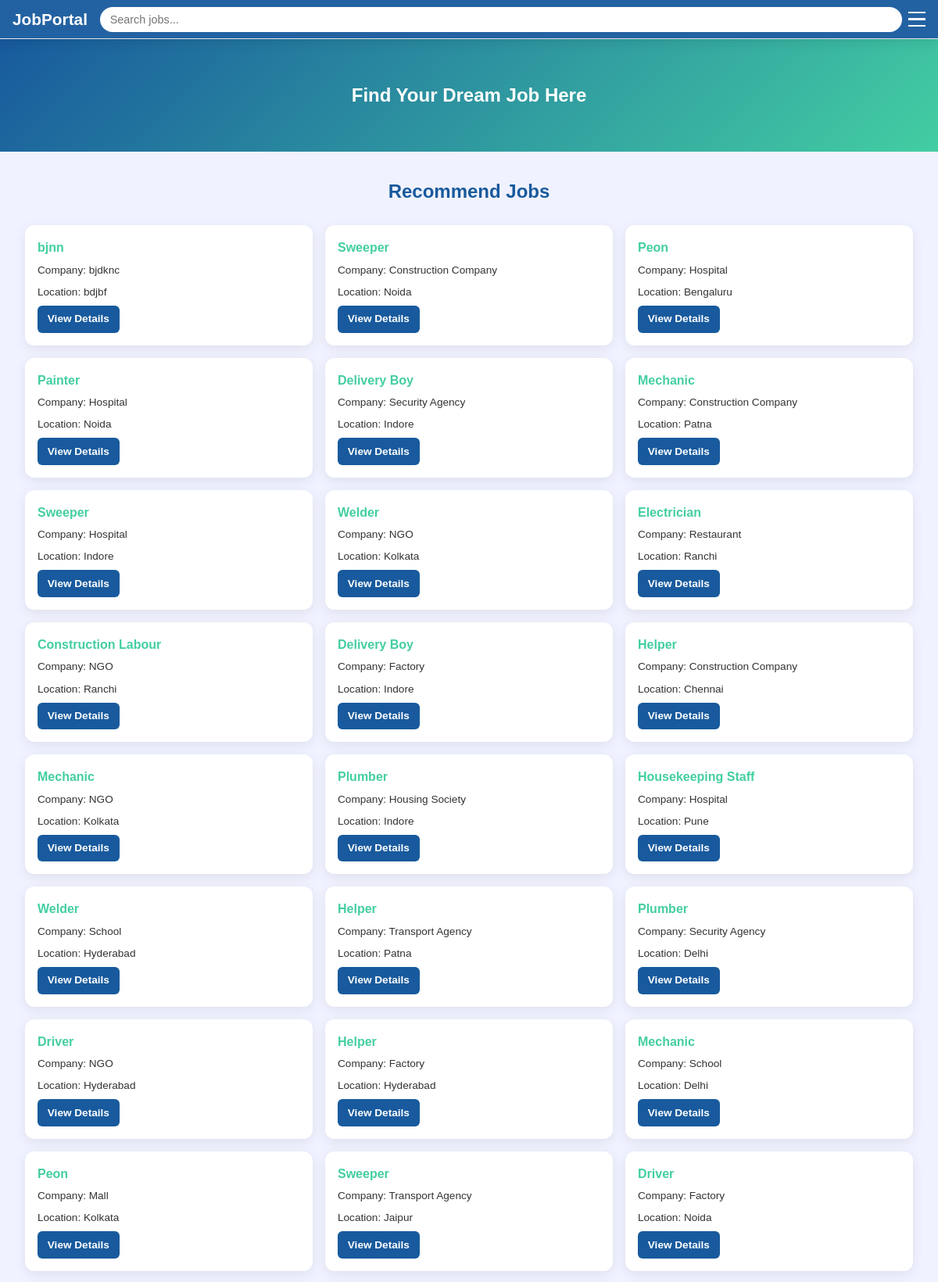
The page / (upper part) on the database its author committed.
### tables this page shows
CREATE TABLE jobs(
        id INTEGER PRIMARY KEY AUTOINCREMENT,
        user_id INTEGER NOT NULL,
        title TEXT NOT NULL,
        department TEXT,
        company TEXT NOT NULL,
        location TEXT NOT NULL,
        work_mode TEXT NOT NULL,
        job_type TEXT NOT NULL,
        experience TEXT NOT NULL,
        salary_min INTEGER,
        salary_max INTEGER,
        currency TEXT DEFAULT 'INR',
        description TEXT NOT NULL,
        responsibilities TEXT,
        requirements TEXT,
        skills TEXT,
        apply_url TEXT,
        apply_email TEXT,
        deadline DATE,
        logo TEXT,
        visa_supported BOOLEAN DEFAULT 0,
        urgent BOOLEAN DEFAULT 0,
        disability_friendly BOOLEAN DEFAULT 0,
        created_at TIMESTAMP DEFAULT CURRENT_TIMESTAMP, posted_at TEXT NOT NULL DEFAULT ' ',
        FOREIGN KEY(user_id) REFERENCES user(id) ON DELETE CASCADE
    );

### app.py (the view)
@app.route('/')
def home():
    result=[]
    conn=get_connection()
    conn.row_factory=sqlite3.Row
    cur=conn.cursor()
    cur.execute("SELECT * FROM jobs")
    title="Recommend Jobs "
    result=cur.fetchall()
    conn.close()
    return render_template('home.html', result=result, title=title)

### database.py (called while the page is built)
def get_connection():
    conn=sqlite3.connect(db_name)
    return conn

### templates/home.html (shortened to what this page needs)
<!DOCTYPE html>
<html lang="en">
<head>
<link rel="stylesheet" href="https://cdnjs.cloudflare.com/ajax/libs/font-awesome/6.5.1/css/all.min.css">
</head>
<body>
<div class="navbar">
  <div class="nav-left">
    <h1>JobPortal</h1>
    <input type="text" placeholder="Search jobs..." readonly onclick="openSearch()">
  </div>
  <div class="hamburger" onclick="toggleMenu()">
    <div></div><div></div><div></div>
  </div>
</div>
<section class="hero">
      <h1>Find Your Dream Job Here </h1>
</section>
{% if result %}
<section class="jobs">
  <h3>{{ title }}</h3>
  <div class="job-list">
    {% for job in result %}
    <div class="job-card">
      <h4>{{ job['title'] }}</h4>
      <p>Company: {{ job['company'] }}</p>
      <p>Location: {{ job['location'] }}</p>
      <a href="#" class="apply-btn">View Details</a>
    </div>
    {% endfor %}
  </div>
</section>
{% endif %}
</body>
</html>

### templates/home.html (style rules this page uses)
* { margin:0;padding:0;box-sizing:border-box;font-family:'Poppins',sans-serif; }
body { background:#f6f7fb;color:#333;line-height:1.6;padding-bottom:70px; }
.navbar { display:flex;justify-content:space-between;align-items:center; padding:0.5rem 1rem; background:rgba(24,90,157,0.95); position:fixed;top:0;width:100%;z-index:1000; box-shadow:0 4px 15px rgba(0,0,0,0.1); color:#fff; }
.navbar h1 { font-size:1.3rem;font-weight:700;color:#fff; }
.navbar .nav-left { display:flex;align-items:center;gap:1rem;flex:1; }
.navbar .nav-left input[type="text"] { flex:1;padding:0.5rem 0.8rem;border-radius:20px;border:none;outline:none; font-size:0.9rem; }
.navbar .hamburger { display:flex;flex-direction:column;cursor:pointer;margin-left:0.5rem; }
.hamburger div { width:22px;height:2.5px;background:#fff;margin:3px 0; }
.hero { height:1.5in; background:linear-gradient(135deg,#185a9d,#43cea2); display:flex;justify-content:center;align-items:center; color:#fff;text-align:center;margin-top:50px; }
.jobs { padding:2rem;background:#f0f2ff; }
.jobs h3 { text-align:center;font-size:1.5rem;margin-bottom:1.5rem;color:#185a9d; }
.job-list { display:grid;grid-template-columns:repeat(auto-fit,minmax(280px,1fr));gap:1rem; }
.job-card { background:#fff;padding:1rem;border-radius:12px; box-shadow:0 4px 15px rgba(0,0,0,0.08);transition:0.3s; }
.job-card h4 { color:#43cea2;margin-bottom:0.3rem;font-size:1rem; }
.job-card p { margin-bottom:0.4rem;font-size:0.85rem; }
.apply-btn { display:inline-block;padding:0.4rem 0.8rem;background:#185a9d;color:#fff; border-radius:6px;text-decoration:none;font-weight:bold;font-size:0.85rem;transition:0.3s; }

### rows shown on the page
jobs: title "bjnn", company "bjdknc", location "bdjbf"
jobs: title "Sweeper", company "Construction Company", location "Noida"
jobs: title "Peon", company "Hospital", location "Bengaluru"
jobs: title "Painter", company "Hospital", location "Noida"
jobs: title "Delivery Boy", company "Security Agency", location "Indore"
jobs: title "Mechanic", company "Construction Company", location "Patna"
jobs: title "Sweeper", company "Hospital", location "Indore"
jobs: title "Welder", company "NGO", location "Kolkata"
jobs: title "Electrician", company "Restaurant", location "Ranchi"
jobs: title "Construction Labour", company "NGO", location "Ranchi"
jobs: title "Delivery Boy", company "Factory", location "Indore"
jobs: title "Helper", company "Construction Company", location "Chennai"
jobs: title "Mechanic", company "NGO", location "Kolkata"
jobs: title "Plumber", company "Housing Society", location "Indore"
jobs: title "Housekeeping Staff", company "Hospital", location "Pune"
jobs: title "Welder", company "School", location "Hyderabad"
jobs: title "Helper", company "Transport Agency", location "Patna"
jobs: title "Plumber", company "Security Agency", location "Delhi"
jobs: title "Driver", company "NGO", location "Hyderabad"
jobs: title "Helper", company "Factory", location "Hyderabad"
jobs: title "Mechanic", company "School", location "Delhi"
jobs: title "Peon", company "Mall", location "Kolkata"
jobs: title "Sweeper", company "Transport Agency", location "Jaipur"
jobs: title "Driver", company "Factory", location "Noida"

### other values the page prints
{{ title }} "Recommend Jobs"
